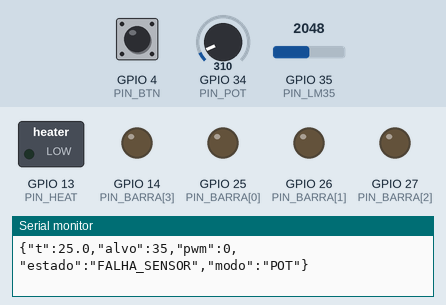
This sketch was run on a simulated ESP32. Parts: switched loads named in the sketch (green lamp = pin HIGH), output pins drawn as LEDs (lit = HIGH), the last lines printed to the serial monitor. Inputs (shaded band) come from the test bench; at power-on: GPIO 35 (PIN_LM35) = 2048, GPIO 4 (PIN_BTN) HIGH, GPIO 34 (PIN_POT) = 310.

Above: at 1.2 s.
1.3 s: GPIO 35 (PIN_LM35) set to 1911
2.8 s: GPIO 35 (PIN_LM35) set to 1793
At 3.2 s:
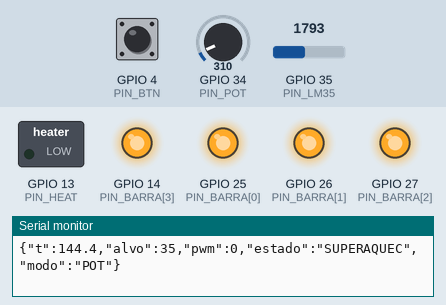
4.3 s: GPIO 35 (PIN_LM35) set to 1028
7.3 s: GPIO 35 (PIN_LM35) set to 989
At 9.8 s:
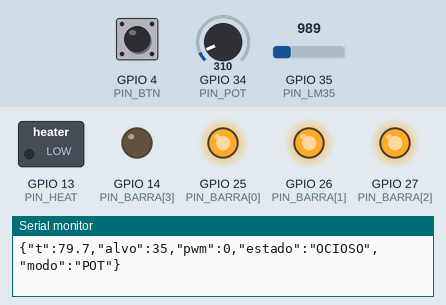
10.1 s: GPIO 35 (PIN_LM35) set to 841
13.1 s: GPIO 35 (PIN_LM35) set to 806
At 16.1 s:
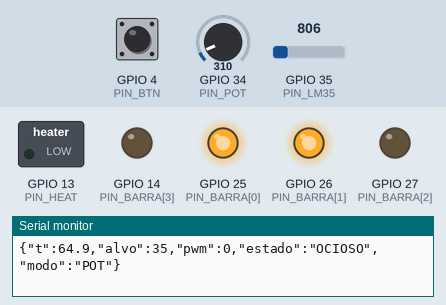
Timing chart, 0 to 17.1 s (numbered marks = the images above; inputs shaded):
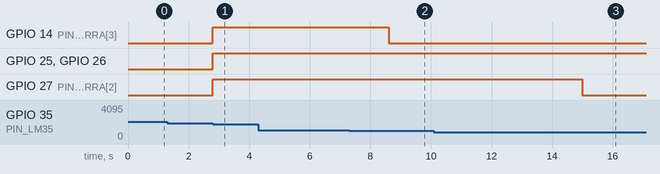

The sketch:

forno_esp32_lm35.ino
```cpp
/*
 * Forno inteligente - ESP32 (FreeRTOS) com sensor LM35
 * Papel: leitura do sensor, controle em tempo real, atuadores e telemetria
 * para a Raspberry Pi.
 *
 * Ligações:
 *   LM35 (face plana para você: +Vs, saída, GND)
 *        +Vs -> 5V (pino VIN do ESP32)   saída -> GPIO 35   GND -> GND
 *        (capacitor de 100 nF entre a saída e o GND, perto do ESP32)
 *   Potenciômetro (pino do meio) -> GPIO 34   (extremos em 3V3 e GND)
 *   Botão liga/desliga           -> GPIO 4 e GND (pull-up interno)
 *   LED aquecedor (PWM)          -> GPIO 13 (resistor 330 ohm em série)
 *   Barra de temperatura (4 LEDs)-> GPIO 25, 26, 27, 14 (resistor 220-330 ohm cada)
 *   Raspberry Pi                 -> cabo USB (UART via Serial, 115200 baud)
 *
 * Protocolo (texto, uma linha por mensagem, terminada em '\n'):
 *   ESP32 -> Pi (a cada 500 ms):
 *       {"t":38.4,"alvo":60,"pwm":100,"estado":"AQUECENDO","modo":"POT"}
 *   Pi -> ESP32:
 *       SET <temp>   define o alvo pela Raspberry (modo REMOTO), dentro de
 *                    ALVO_MIN..ALVO_MAX (30..90 °C com LM35; 50..200 °C simulado)
 *       POT          volta a usar o potenciômetro como alvo
 *       START / STOP liga / desliga o forno
 *       PING         "estou vivo" (enviado a cada 1 s pela Pi)
 *
 * Segurança:
 *   - Pi silenciosa por mais de FAILSAFE_MS (depois de já ter falado) -> FALHA_COMM
 *   - Leitura do LM35 fora do plausível (fio solto, curto)            -> FALHA_SENSOR
 *   - Temperatura acima de T_MAX_SEG                                  -> SUPERAQUEC
 *   Em qualquer um desses casos o aquecedor é desligado.
 *
 * Opções de compilação:
 *   SENSOR_REAL = 1 (LM35) ou 0 (modelo térmico simulado, como antes)
 *   USE_PID     = 0 (on-off com histerese) ou 1 (PI; ganhos precisam de ajuste)
 */

#include <Arduino.h>

// ---------------- Opções ----------------
#define SENSOR_REAL 1
#define USE_PID     0

// ---------------- Pinos ----------------
#define PIN_LM35  35   // ADC1 (o ADC2 não funciona bem com Wi-Fi)
#define PIN_POT   34
#define PIN_BTN   4
#define PIN_HEAT  13
const int   PIN_BARRA[4]    = {25, 26, 27, 14};

// ---------------- Faixa de trabalho (depende do modo) ----------------
// ALVO_MIN/ALVO_MAX : faixa do potenciômetro e do comando SET
// T_MAX_SEG         : acima disso o aquecedor é desligado (SUPERAQUEC)
// LIMIAR_BARRA      : temperatura medida (°C) em que cada LED da barra acende
//                     (ordem crescente, na ordem dos pinos de PIN_BARRA)
#if SENSOR_REAL
  // LM35: mede de forma confiável até cerca de 100 °C
  const float ALVO_MIN  = 30.0f;
  const float ALVO_MAX  = 90.0f;
  const float T_MAX_SEG = 100.0f;
  const float LIMIAR_BARRA[4] = {35, 50, 65, 80};
#else
  // Simulação: faixa de um forno de verdade
  const float ALVO_MIN  = 50.0f;
  const float ALVO_MAX  = 200.0f;
  const float T_MAX_SEG = 230.0f;
  const float LIMIAR_BARRA[4] = {40, 80, 120, 160};
#endif

// ---------------- Sensor LM35 ----------------
const float LM35_OFFSET = 0.0f;   // correção de calibração (°C), ajuste comparando com uma referência
const float ALFA        = 0.3f;   // filtro exponencial (0..1): menor = mais suave

// ---------------- Modelo térmico (só usado se SENSOR_REAL = 0) ----------------
const float T_AMB = 25.0f;   // temperatura ambiente (°C)
const float TAU   = 15.0f;   // constante de tempo de resfriamento (s)
const float GANHO = 15.0f;   // aquecimento a 100% de potência (°C/s)

// ---------------- Controle ----------------
const float DT   = 0.2f;     // período da tarefa de controle (s)
const float HIST = 2.0f;     // histerese do on-off (°C)
const float KP   = 0.05f;
const float KI   = 0.01f;

// ---------------- Segurança de comunicação ----------------
const uint32_t FAILSAFE_MS = 5000;

// ---------------- Estado compartilhado ----------------
enum ModoAlvo { MODO_POT, MODO_REMOTO };

volatile float    temperatura = T_AMB;   // temperatura medida (ou simulada), °C
volatile float    alvo        = 30.0f;   // alvo efetivo
volatile float    alvoPot     = 30.0f;   // vindo do potenciômetro
volatile float    alvoRemoto  = 30.0f;   // vindo da Raspberry
volatile ModoAlvo modoAlvo    = MODO_POT;
volatile float    potencia    = 0.0f;    // saída do controle (0..1)
volatile bool     ligado      = false;
volatile bool     piVisto     = false;
volatile bool     falhaComm   = false;
volatile bool     falhaSensor = false;
volatile bool     superaquec  = false;
volatile uint32_t ultimoContatoPi = 0;

// ---------------- PWM (compatível com core 2.x e 3.x) ----------------
void pwmInit() {
#if ESP_ARDUINO_VERSION_MAJOR >= 3
  ledcAttach(PIN_HEAT, 5000, 8);
#else
  ledcSetup(0, 5000, 8);
  ledcAttachPin(PIN_HEAT, 0);
#endif
}

void pwmWrite(uint8_t duty) {
#if ESP_ARDUINO_VERSION_MAJOR >= 3
  ledcWrite(PIN_HEAT, duty);
#else
  ledcWrite(0, duty);
#endif
}

// ---------------- Leitura do LM35 ----------------
// 10 mV por °C. Média de 16 leituras para reduzir o ruído do ADC do ESP32.
float lerLM35() {
  uint32_t soma = 0;
  for (int i = 0; i < 16; i++) soma += analogReadMilliVolts(PIN_LM35);
  float mV = soma / 16.0f;
  return mV / 10.0f + LM35_OFFSET;
}

// ---------------- Tarefa: entradas locais ----------------
void tarefaEntrada(void *pv) {
  bool btnAnterior = true;  // pull-up: solto = HIGH
  for (;;) {
    int raw = analogRead(PIN_POT);                                   // 0..4095
    alvoPot = ALVO_MIN + (raw / 4095.0f) * (ALVO_MAX - ALVO_MIN);    // faixa do modo

    bool btn = digitalRead(PIN_BTN);
    if (btnAnterior && !btn) ligado = !ligado;                       // clique
    btnAnterior = btn;

    vTaskDelay(pdMS_TO_TICKS(100));
  }
}

// ---------------- Tarefa: sensor + controle (periódica) ----------------
void tarefaControle(void *pv) {
  TickType_t ultimo = xTaskGetTickCount();
  bool aquecendo = false;
  bool primeiraLeitura = true;
  float integral = 0.0f;

  for (;;) {
    // Alvo efetivo
    alvo = (modoAlvo == MODO_REMOTO) ? alvoRemoto : alvoPot;

    // Fail-safe: Pi sumiu -> desliga o aquecedor
    if (piVisto && !falhaComm && (millis() - ultimoContatoPi > FAILSAFE_MS)) {
      falhaComm = true;
      ligado = false;
    }

#if SENSOR_REAL
    // Leitura e filtro do LM35
    float leitura = lerLM35();
    if (leitura < -5.0f || leitura > 150.0f) {
      falhaSensor = true;                       // valor implausível: fio solto ou curto
    } else {
      falhaSensor = false;
      if (primeiraLeitura) { temperatura = leitura; primeiraLeitura = false; }
      else temperatura = ALFA * leitura + (1.0f - ALFA) * temperatura;
    }
#endif

    superaquec = (temperatura > T_MAX_SEG);
    bool bloqueado = falhaSensor || superaquec;

    // Controle
    float u = 0.0f;
    if (ligado && !bloqueado) {
#if USE_PID
      float erro = alvo - temperatura;
      integral += erro * DT;
      integral = constrain(integral, -100.0f, 100.0f);
      u = constrain(KP * erro + KI * integral, 0.0f, 1.0f);
#else
      if (temperatura < alvo - HIST)      aquecendo = true;
      else if (temperatura > alvo + HIST) aquecendo = false;
      u = aquecendo ? 1.0f : 0.0f;
#endif
    } else {
      integral = 0.0f;
      aquecendo = false;
    }
    potencia = u;

#if !SENSOR_REAL
    // Modelo térmico de 1ª ordem (apenas na simulação)
    float T = temperatura;
    T += DT * ((T_AMB - T) / TAU + GANHO * u);
    temperatura = T;
#endif

    // Atuadores
    pwmWrite((uint8_t)(u * 255.0f));                         // LED aquecedor
    for (int i = 0; i < 4; i++)                              // barra de temperatura
      digitalWrite(PIN_BARRA[i], temperatura >= LIMIAR_BARRA[i]);

    vTaskDelayUntil(&ultimo, pdMS_TO_TICKS(200));  // período fixo
  }
}

// ---------------- Processa um comando vindo da Raspberry ----------------
void processaComando(const char *linha) {
  ultimoContatoPi = millis();
  piVisto = true;
  falhaComm = false;

  if (strncmp(linha, "SET ", 4) == 0) {
    float v = atof(linha + 4);
    alvoRemoto = constrain(v, ALVO_MIN, ALVO_MAX);
    modoAlvo = MODO_REMOTO;
  } else if (strcmp(linha, "POT") == 0) {
    modoAlvo = MODO_POT;
  } else if (strcmp(linha, "START") == 0) {
    ligado = true;
  } else if (strcmp(linha, "STOP") == 0) {
    ligado = false;
  }
  // "PING" só renova o contato (já feito acima)
}

// ---------------- Tarefa: comunicação serial (UART) ----------------
void tarefaSerial(void *pv) {
  char buf[48];
  size_t n = 0;
  uint32_t proximoEnvio = millis();

  for (;;) {
    // 1) Recebe comandos (sem bloquear)
    while (Serial.available()) {
      char c = Serial.read();
      if (c == '\n') {
        buf[n] = '\0';
        if (n > 0) processaComando(buf);
        n = 0;
      } else if (c != '\r' && n < sizeof(buf) - 1) {
        buf[n++] = c;
      }
    }

    // 2) Envia telemetria a cada 500 ms
    if (millis() >= proximoEnvio) {
      proximoEnvio += 500;

      const char *estado;
      if (falhaSensor)                    estado = "FALHA_SENSOR";
      else if (superaquec)                estado = "SUPERAQUEC";
      else if (falhaComm && !ligado)      estado = "FALHA_COMM";
      else if (!ligado)                   estado = "OCIOSO";
      else if (temperatura < alvo - HIST) estado = "AQUECENDO";
      else                                estado = "MANTENDO";

      Serial.printf(
        "{\"t\":%.1f,\"alvo\":%.0f,\"pwm\":%.0f,\"estado\":\"%s\",\"modo\":\"%s\"}\n",
        temperatura, alvo, potencia * 100.0f, estado,
        (modoAlvo == MODO_REMOTO) ? "REMOTO" : "POT");
    }

    vTaskDelay(pdMS_TO_TICKS(10));
  }
}

// ---------------- Setup ----------------
void setup() {
  Serial.begin(115200);
  pinMode(PIN_BTN, INPUT_PULLUP);
  for (int i = 0; i < 4; i++) pinMode(PIN_BARRA[i], OUTPUT);
  analogSetPinAttenuation(PIN_LM35, ADC_11db);   // entrada até ~3,1 V
  pwmInit();

  xTaskCreate(tarefaEntrada,  "entrada",  2048, NULL, 1, NULL);
  xTaskCreate(tarefaControle, "controle", 3072, NULL, 3, NULL);  // maior prioridade
  xTaskCreate(tarefaSerial,   "serial",   4096, NULL, 2, NULL);
}

void loop() {
  vTaskDelay(portMAX_DELAY);  // tudo roda nas tarefas
}
```

Measured:
- the behaviour switches between 1863 and 1862 on GPIO 35 (PIN_LM35) (found by bisection; images 0 and 1)
- the behaviour switches between 990 and 989 on GPIO 35 (PIN_LM35) (found by bisection; images 1 and 2)
- the behaviour switches between 807 and 806 on GPIO 35 (PIN_LM35) (found by bisection; images 2 and 3)
- after the input at 2.8 s, GPIO 14 (PIN_BARRA[3]), GPIO 25 (PIN_BARRA[0]), GPIO 26 (PIN_BARRA[1]), GPIO 27 (PIN_BARRA[2]): LOW → HIGH at once
- after the input at 7.3 s, GPIO 14 (PIN_BARRA[3]): HIGH → LOW after 1.3 s
- after the input at 13.1 s, GPIO 27 (PIN_BARRA[2]): HIGH → LOW after 1.9 s
